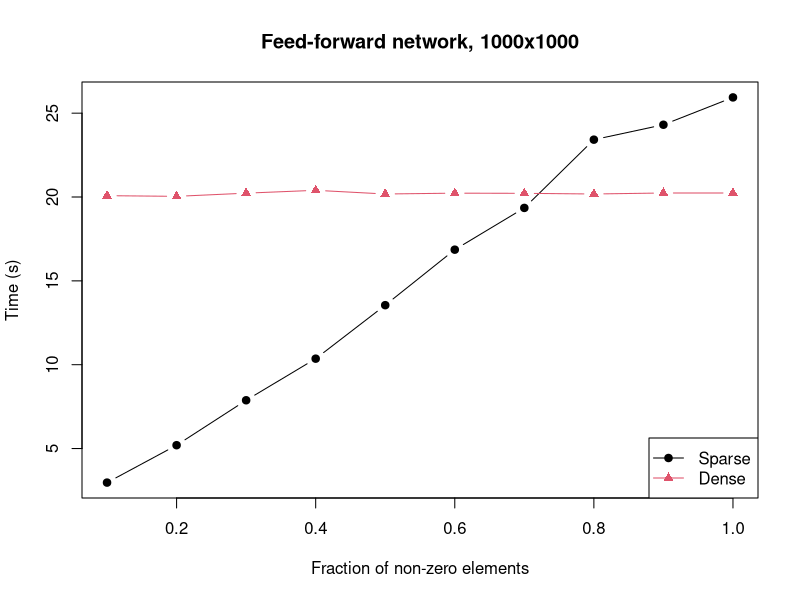
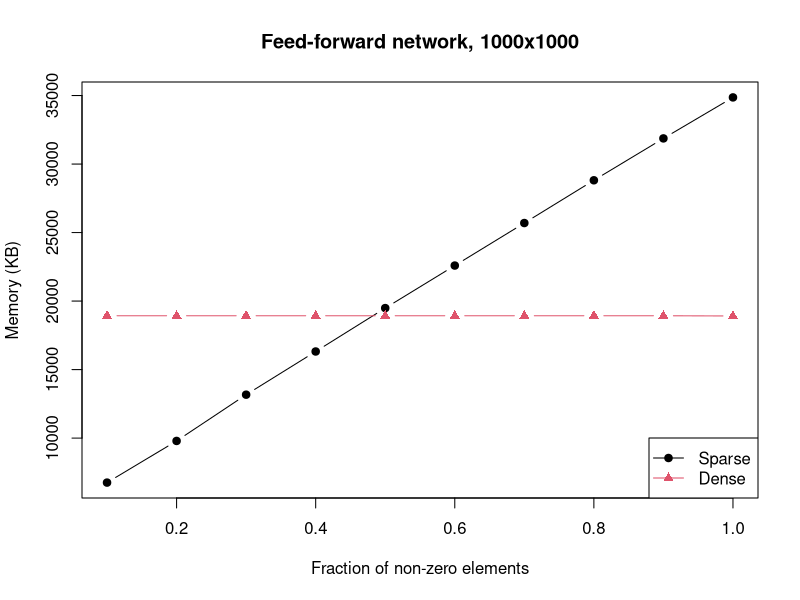

Reproduce these figures in R, in order.
dense <-
  data.frame( cbind( seq(.1,1,.1), read.table("dense.dat") ) )
names( dense ) <- c("nonzero","time","memory")

sparse <-
  data.frame( cbind( seq(.1,1,.1), read.table("sparse.dat") ) )
names( sparse ) <- c("nonzero","time","memory")

pdf( "time.pdf", width=5, height=5 )
plot(sparse$nonzero, sparse$time, type="b", pch=19,
     xlab="Fraction of non-zero elements",
     ylab="Time (s)",
     main="Feed-forward network, 1000x1000" )
lines(dense$nonzero, dense$time, type="b", pch=17, col=2)
legend( "bottomright", legend=c("Sparse", "Dense"),
       lty=c(1,1), pch=c(19,17), col=c(1,2) )
dev.off()

pdf( "memory.pdf", width=5, height=5 )
plot(sparse$nonzero, sparse$memory, type="b", pch=19,
     xlab="Fraction of non-zero elements",
     ylab="Memory (KB)",
     main="Feed-forward network, 1000x1000" )
lines(dense$nonzero, dense$memory, type="b", pch=17, col=2)
legend( "bottomright", legend=c("Sparse", "Dense"),
       lty=c(1,1), pch=c(19,17), col=c(1,2) )
dev.off()
